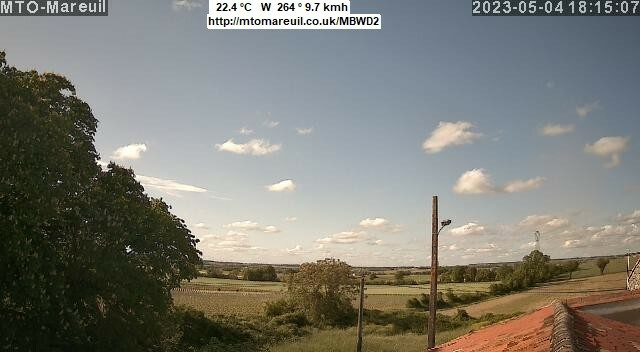
#> input picture essai de decoupage avec bruit image/imagetest.jpg, 640 x 352 px
$ python decoupage_avec_bruit_v2.py
#> lines starting #> are read from the running program, lines starting #| are printed output that depends on the picture; after the words box and inside, x2 and y2 are one past the last pixel; in counts of white or black regions, pixels touching at a corner belong together
from PIL import Image
import numpy as np
import matplotlib.pyplot as plt
from scipy.optimize import curve_fit

# Load the image and convert it to grayscale
im = Image.open("imagetest.jpg").convert('L')
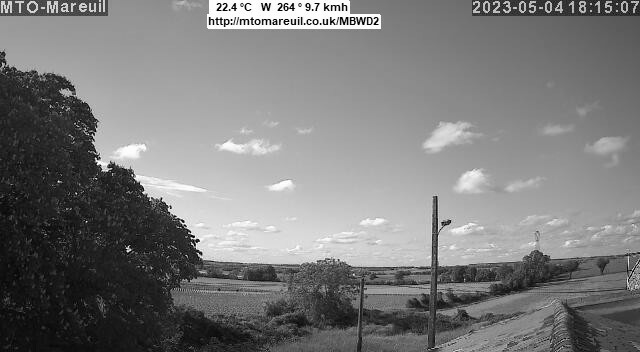
#> im: PIL image 640x352 L; min 0, max 255, mean 123.3
pix = np.array(im)

# Choose the column to analyze
col_index = int(np.median(np.arange(pix.shape[1])))
#> col_index = 319

# Initialize arrays to store the results
max_slope_indices = np.zeros(pix.shape[1])
#> max_slope_indices = 640 values from 0 to 0
trusts = np.zeros(pix.shape[1])
#> trusts = 640 values from 0 to 0

# Loop over every column (AJOUT D'UN PAS POUR ACCELERER)
for i in range(0,pix.shape[1]):
    col = pix[:, i]

    # Calculate the standard deviation of the pixels surrounding each pixel in the column
    std = np.zeros(col.shape)
    for j in range(50,col.shape[0]):
        if j == 0:
            std[j] = np.std(col[j:j+2])
        elif j == col.shape[0]-1:
            std[j] = np.std(col[j-1:j+1])
        else:
            std[j] = np.std(col[j-1:j+2])

    # Calculate the slope of the standard deviation values
    slope = np.abs(np.diff(std))

    # Find the index with the highest slope
    max_slope_index = np.argmax(slope)

    # Calculate the trust coefficient
    trust = 1 - (max_slope_index - len(slope)/2) / (len(slope)/2)

    # Store the results for this column
    max_slope_indices[i] = max_slope_index
    trusts[i] = trust
#> after the loop, max_slope_indices = 640 values, max 349 at index 433, min 50 at index 0, mean 233.7; trusts = 640 values, max 1.72 at index 0, min 0.0114 at index 433, mean 0.668

# Find the y values with the highest slopes for each column
max_slope_y = np.zeros(pix.shape[1])
#> max_slope_y = 640 values from 0 to 0
for i in range(pix.shape[1]):
    if max_slope_indices[i] == 0:
        max_slope_y[i] = 0
    elif max_slope_indices[i] == pix.shape[0]-1:
        max_slope_y[i] = pix.shape[0]-1
    else:
        max_slope_y[i] = np.argmax(np.abs(np.diff(std[int(max_slope_indices[i])-1:int(max_slope_indices[i])+2]))) + int(max_slope_indices[i]) - 1
#> after the loop, max_slope_y = 640 values, max 348 at index 433, min 50 at index 0, mean 233.3


# Add small random values to duplicate values
unique_max_slope_y, unique_indices = np.unique(max_slope_y, return_index=True)
#> unique_max_slope_y = 136 values from 50 to 348; unique_indices = 136 values, max 629 at index 103, min 0 at index 0, mean 193.4
duplicates = np.setdiff1d(np.arange(len(max_slope_y)), unique_indices)
#> duplicates = 504 values from 4 to 639
for idx in duplicates:
    max_slope_y[idx] += np.random.uniform(-0.1, 0.1)
#> this loop made 504 passes
#> idx on passes 1 to 3: 4, 8, 10
#> after the loop, max_slope_y = 640 values, max 348.1 at index 503, min 50 at index 0, mean 233.3

# Curve fitting to find the best-fit line
x = np.arange(pix.shape[1])
#> x = 640 values from 0 to 639
# fonction sinuosidale popt, _ = curve_fit(lambda x, a, b, c: a * np.sin(b * x) + c, x, max_slope_y, p0=(1, 0.01, 0))
popt, _ = curve_fit(lambda x, a, b, c: np.polyval([a, b, c], x), x, max_slope_y)
#> popt = [-0.00111, 0.974, 73.23]

# Calculate the best-fit line
best_fit_y = popt[0] * np.sin(popt[1] * x) + popt[2]
#> best_fit_y = 640 values, max 73.23 at index 463, min 73.23 at index 292, mean 73.23

# Calculate the lower half of the image cut by the curve fit
lower_half_mask = np.zeros_like(pix)
for i in range(pix.shape[1]):
    lower_half_mask[:int(best_fit_y[i]), i] = 1
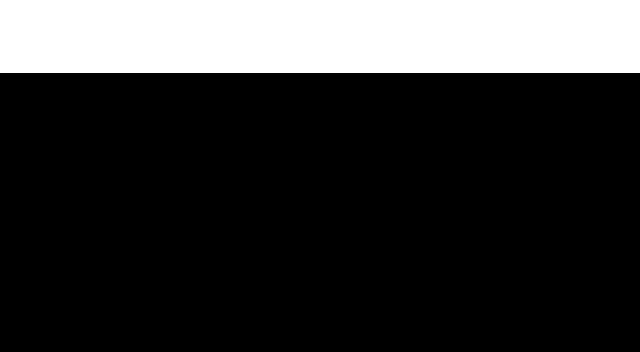
#> lower_half_mask: shape (352, 640); values 0 (black) and 1 (white), 20.7% white; 1 white region, box (x1, y1, x2, y2) and area: (0, 0, 640, 73) 46720
trimmed_pix = np.multiply(pix, lower_half_mask)
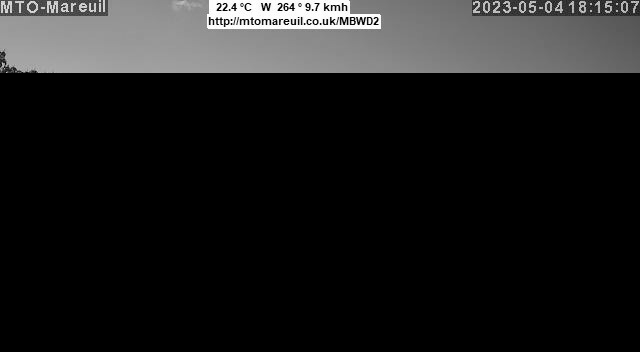
#> trimmed_pix: shape (352, 640); min 0, max 255, mean 28.4

# Save the trimmed image
trimmed_im = Image.fromarray(trimmed_pix)
trimmed_im.save("trimmed_image.jpg")


# Plot the results on top of the image
fig, ax = plt.subplots()
ax.imshow(trimmed_pix, cmap='gray', alpha=0.5)
scatter = ax.scatter(x, max_slope_y, c=trusts)
ax.plot(x, best_fit_y, 'r--')
ax.set_xlim([0, pix.shape[1]])
ax.set_ylim([pix.shape[0], 0])
ax.set_xlabel("Column index")
ax.set_ylabel("Row index")
fig.colorbar(scatter, ax=ax)
plt.show()
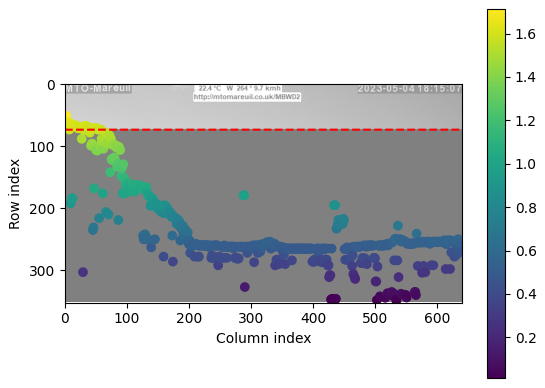
#> figure drawn by matplotlib, 2 panels

'''
# Calculate the best-fit line
best_fit_y = popt[0] * np.sin(popt[1] * x) + popt[2]

# Plot the results on top of the image
fig, ax = plt.subplots()
ax.imshow(pix, cmap='gray', alpha=0.5)
scatter = ax.scatter(x, max_slope_y, c=trusts)
ax.plot(x, best_fit_y, 'r--')
ax.set_xlim([0, pix.shape[1]])
ax.set_ylim([pix.shape[0], 0])
ax.set_xlabel("Column index")
ax.set_ylabel("Row index")
fig.colorbar(scatter, ax=ax)

#fig.savefig('upper_half.png', bbox_inches='tight')

plt.show()
'''

$ run again, with essai de decoupage avec bruit image/trimmed_image.png saved as essai de decoupage avec bruit image/imagetest.jpg
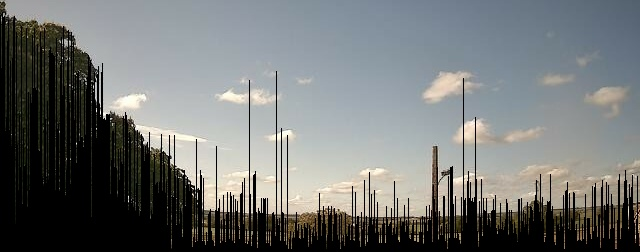
#> input picture essai de decoupage avec bruit image/trimmed_image.png, 640 x 252 px
#> after the loop `for i in range(0,pix.shape[1]):`: max_slope_indices = 640 values, max 249 at index 288, min 49 at index 14, mean 182.6; trusts = 640 values, max 1.61 at index 14, min 0.0159 at index 288, mean 0.545
#> after the loop `for i in range(pix.shape[1]):`: max_slope_y = 640 values, max 248 at index 288, min 49 at index 14, mean 182.1
#> unique_max_slope_y = 123 values from 49 to 248; unique_indices = 123 values, max 594 at index 78, min 0 at index 10, mean 144.3
#> duplicates = 517 values from 19 to 639
#> the loop `for idx in duplicates:` made 517 passes
#> idx on passes 1 to 3: 19, 23, 35
#> after the loop `for idx in duplicates:`: max_slope_y = 640 values, max 248.1 at index 564, min 48.95 at index 82, mean 182.1
#> popt = [-0.000754, 0.674, 69.47]
#> best_fit_y = 640 values, max 69.47 at index 7, min 69.46 at index 338, mean 69.47
#> after the loop `for i in range(pix.shape[1]):`:
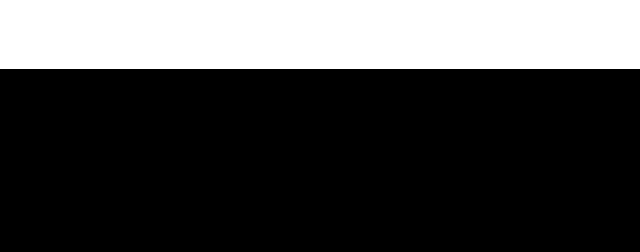
#> lower_half_mask: shape (252, 640); values 0 (black) and 1 (white), 27.4% white; 1 white region, box (x1, y1, x2, y2) and area: (0, 0, 640, 69) 44160
#> `plt.show()`:
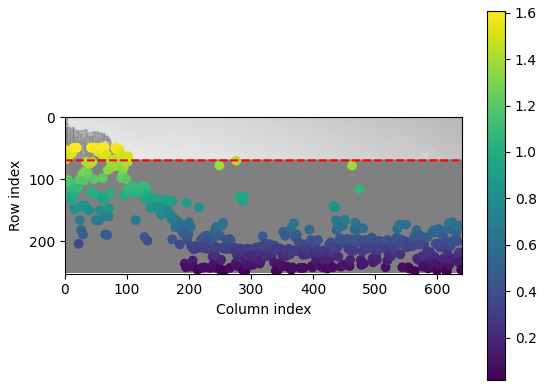
#> figure drawn by matplotlib, 2 panels
